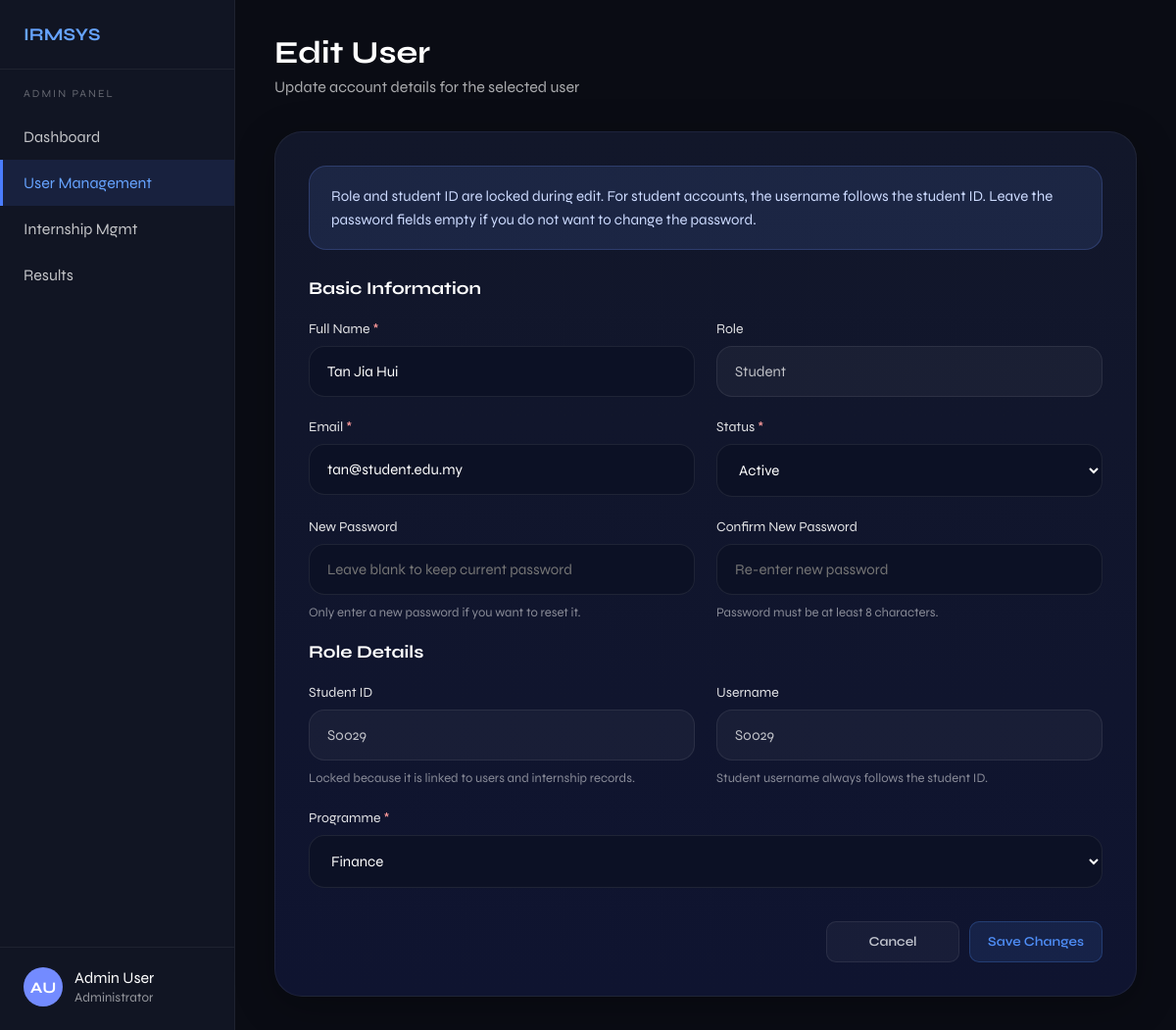
The page /src/edit_user.php?id=19 (signed in) on the database its author committed.
### tables this page shows
CREATE TABLE users (
    user_id       INT AUTO_INCREMENT PRIMARY KEY,
    username      VARCHAR(50)  NOT NULL UNIQUE,
    password      VARCHAR(255) NOT NULL,
    full_name     VARCHAR(100) NOT NULL,
    role          ENUM('admin','lecturer','supervisor','student') NOT NULL,
    programme     ENUM('Engineering','Arts and Design','Computer Science','Finance') DEFAULT NULL,
    company_name  VARCHAR(150) DEFAULT NULL,
    email         VARCHAR(100) NOT NULL UNIQUE,
    student_id    VARCHAR(10) DEFAULT NULL,
    status        ENUM('active','inactive') DEFAULT 'active',
    created_at    DATETIME DEFAULT CURRENT_TIMESTAMP,

    FOREIGN KEY (student_id) REFERENCES students(student_id) ON DELETE SET NULL
);

CREATE TABLE students (
    student_id  VARCHAR(10)  PRIMARY KEY,
    full_name   VARCHAR(100) NOT NULL,
    programme   ENUM('Engineering','Arts and Design','Computer Science','Finance') NOT NULL,
    email       VARCHAR(100) NOT NULL UNIQUE,
    status      ENUM('active','inactive') DEFAULT 'active',
    created_at  DATETIME DEFAULT CURRENT_TIMESTAMP
);

### src/edit_user.php (the view, shortened to what this page needs)
<?php
function h($value) {
    return htmlspecialchars($value ?? '', ENT_QUOTES, 'UTF-8');
}
function getInitials($name) {
    $parts = preg_split('/\s+/', trim((string)$name));
    $initials = '';
    foreach ($parts as $part) {
        if ($part !== '') {
            $initials .= strtoupper($part[0]);
        }
        if (strlen($initials) >= 2) {
            break;
        }
    }
    return $initials ?: 'AD';
}
$user_id = isset($_GET['id']) ? (int)$_GET['id'] : 0;
$conn = getConnection();
$stmt = $conn->prepare(
    "SELECT u.user_id, u.username, u.password, u.full_name, u.role, u.programme AS user_programme,
            u.email, u.student_id, u.status,
            s.programme AS student_programme, s.full_name AS student_full_name,
            s.email AS student_email, s.status AS student_status
     FROM users u
     LEFT JOIN students s ON u.student_id = s.student_id
     WHERE u.user_id = ?
     LIMIT 1"
);
$stmt->bind_param('i', $user_id);
$stmt->execute();
$user = $stmt->get_result()->fetch_assoc();
$full_name = $user['role'] === 'student' ? ($user['student_full_name'] ?: $user['full_name']) : $user['full_name'];
$role = $user['role'];
$email = $user['role'] === 'student' ? ($user['student_email'] ?: $user['email']) : $user['email'];
$status = $user['role'] === 'student' ? ($user['student_status'] ?: $user['status']) : $user['status'];
$student_id = $user['student_id'] ?? '';
$programme = $user['role'] === 'student' ? ($user['student_programme'] ?: $user['user_programme']) : ($user['user_programme'] ?? '');
?>
<!DOCTYPE html>
<html lang="en">
<head>
</head>
<body>
  <aside class="sidebar">
    <div>
      <div class="logo">IRMSYS</div>
      <div class="nav-section">
        <div class="nav-title">Admin Panel</div>
        <a href="admin_dashboard.php" class="nav-item">Dashboard</a>
        <a href="user_management.php" class="nav-item active">User Management</a>
        <a href="internship_list.php" class="nav-item">Internship Mgmt</a>
        <a href="view_results.php" class="nav-item">Results</a>
      </div>
    </div>
    <div class="admin-box">
      <div class="admin-avatar"><?= h(getInitials($_SESSION['full_name'] ?? 'Administrator')) ?></div>
      <div class="admin-info">
        <div><?= h($_SESSION['full_name'] ?? 'Administrator') ?></div>
        <small>Administrator</small>
      </div>
    </div>
  </aside>
  <main class="main">
    <div class="topbar">
      <h1>Edit User</h1>
      <p>Update account details for the selected user</p>
    </div>
    <div class="form-wrapper">
      <div class="note-box">
        Role and student ID are locked during edit. For student accounts, the username follows the student ID. Leave the password fields empty if you do not want to change the password.
      </div>
      <form id="editUserForm" action="edit_user.php?id=<?= (int)$user_id ?>" method="POST">
        <div class="section-title">Basic Information</div>
        <div class="form-grid">
          <div class="field-group">
            <label for="full_name">Full Name <span class="required">*</span></label>
            <input type="text" id="full_name" name="full_name" placeholder="Enter full name" value="<?= h($full_name) ?>" required>
          </div>
          <div class="field-group">
            <label for="role_display">Role</label>
            <input type="text" id="role_display" value="<?= h(ucfirst($role)) ?>" readonly>
          </div>
          <div class="field-group">
            <label for="email">Email <span class="required">*</span></label>
            <input type="email" id="email" name="email" placeholder="Enter email address" value="<?= h($email) ?>" required>
          </div>
          <div class="field-group">
            <label for="status">Status <span class="required">*</span></label>
            <select id="status" name="status" required>
              <option value="active" <?= $status === 'active' ? 'selected' : '' ?>>Active</option>
            </select>
          </div>
          <div class="field-group">
            <label for="password">New Password</label>
            <input type="password" id="password" name="password" placeholder="Leave blank to keep current password">
            <div class="helper-text">Only enter a new password if you want to reset it.</div>
          </div>
          <div class="field-group">
            <label for="confirm_password">Confirm New Password</label>
            <input type="password" id="confirm_password" name="confirm_password" placeholder="Re-enter new password">
            <div class="helper-text">Password must be at least 8 characters.</div>
          </div>
        </div>
        <div class="section-title">Role Details</div>
        <?php if ($role === 'student'): ?>
          <div class="form-grid">
            <div class="field-group">
              <label for="student_id">Student ID</label>
              <input type="text" id="student_id" name="student_id" value="<?= h($student_id) ?>" readonly>
              <div class="helper-text">Locked because it is linked to users and internship records.</div>
            </div>
            <div class="field-group">
              <label for="student_username">Username</label>
              <input type="text" id="student_username" value="<?= h($student_id) ?>" readonly>
              <div class="helper-text">Student username always follows the student ID.</div>
            </div>
            <div class="field-group full-width">
              <label for="programme">Programme <span class="required">*</span></label>
              <select id="programme" name="programme" required>
                <option value="Finance" <?= $programme === 'Finance' ? 'selected' : '' ?>>Finance</option>
              </select>
            </div>
          </div>
        <?php endif; ?>
        <div class="button-row">
          <a href="user_management.php" class="btn-secondary">Cancel</a>
          <button type="submit" class="btn-primary">Save Changes</button>
        </div>
      </form>
    </div>
  </main>
</body>
</html>

### src/edit_user.php (style rules this page uses)
* { margin: 0; padding: 0; box-sizing: border-box; font-family: 'Syne', sans-serif; }
body { background: #0a0c14; color: #ffffff; display: flex; min-height: 100vh; }
.sidebar { width: 240px; background: #111523; border-right: 1px solid rgba(255,255,255,0.06); display: flex; flex-direction: column; justify-content: space-between; padding: 24px 0; }
.logo { font-size: 18px; font-weight: 700; color: #66a3ff; padding: 0 24px 24px; border-bottom: 1px solid rgba(255,255,255,0.06); }
.nav-section { padding-top: 18px; }
.nav-title { font-size: 11px; letter-spacing: 2px; color: rgba(255,255,255,0.35); padding: 0 24px 14px; text-transform: uppercase; }
.nav-item { display: flex; align-items: center; gap: 12px; color: rgba(255,255,255,0.75); text-decoration: none; padding: 14px 24px; transition: 0.2s; }
.nav-item:hover, .nav-item.active { background: rgba(74, 125, 255, 0.12); color: #66a3ff; border-left: 3px solid #4a7dff; padding-left: 21px; }
.admin-box { border-top: 1px solid rgba(255,255,255,0.06); padding: 20px 24px 0; display: flex; align-items: center; gap: 12px; }
.admin-avatar { width: 40px; height: 40px; border-radius: 50%; background: #738bff; display: flex; align-items: center; justify-content: center; font-weight: 700; }
.admin-info small { color: rgba(255,255,255,0.55); }
.main { flex: 1; padding: 34px 40px; }
.topbar h1 { font-size: 32px; font-weight: 700; margin-bottom: 6px; }
.topbar p { color: rgba(255,255,255,0.65); margin-bottom: 36px; }
.form-wrapper { background: linear-gradient(180deg, #12172a 0%, #0f1430 100%); border: 1px solid rgba(255,255,255,0.06); border-radius: 28px; padding: 34px; box-shadow: 0 10px 40px rgba(0,0,0,0.28); }
.note-box, .error-box { padding: 18px 22px; border-radius: 18px; margin-bottom: 28px; font-size: 15px; line-height: 1.6; }
.note-box { background: rgba(111,144,255,0.12); border: 1px solid rgba(111,144,255,0.22); color: #cddbff; }
.section-title { font-size: 18px; font-weight: 700; margin: 18px 0 22px; }
.form-grid { display: grid; grid-template-columns: 1fr 1fr; gap: 22px; }
.field-group { display: flex; flex-direction: column; gap: 9px; }
.field-group.full-width { grid-column: 1 / -1; }
label { font-size: 14px; color: rgba(255,255,255,0.88); }
.required { color: #ff9b9b; }
input, select { width: 100%; padding: 16px 18px; border-radius: 16px; border: 1px solid rgba(255,255,255,0.08); background: #0c1125; color: #fff; font-size: 15px; outline: none; transition: 0.2s; }
input[readonly] { background: rgba(255,255,255,0.04); color: rgba(255,255,255,0.72); cursor: not-allowed; }
.helper-text { color: rgba(255,255,255,0.5); font-size: 13px; line-height: 1.5; }
.button-row { display: flex; justify-content: flex-end; gap: 10px; margin-top: 34px; }
.btn-primary, .btn-secondary { display: inline-flex; align-items: center; justify-content: center; width: 136px; min-width: 136px; height: 42px; padding: 0 16px; border-radius: 10px; text-decoration: none; font-size: 13.5px; font-weight: 600; transition: all 0.15s ease; cursor: pointer; border: 1px solid transparent; font-family: var(--font); }
.btn-primary { background: rgba(79,142,247,0.12); color: #4f8ef7; border-color: rgba(79,142,247,0.25); }
.btn-secondary { background: rgba(255,255,255,0.04); color: rgba(232,234,240,0.82); border-color: rgba(255,255,255,0.08); }

### rows shown on the page
users: full_name "Tan Jia Hui", role "Student", email "tan@student.edu.my", status "Active", student_id "S0029", student "S0029", programme "Finance"

### other values the page prints
getInitials($_SESSION['full_name'] ?? 'Administrator') "AU"
$_SESSION['full_name'] "Admin User"
